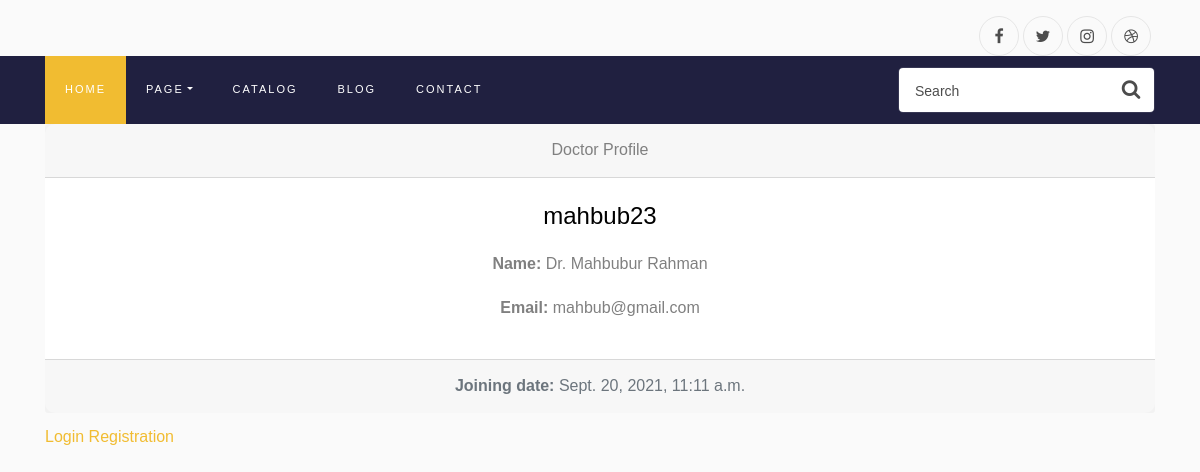
/profile/ (signed in), run on the app's committed database.
### userManagement/models.py (models this page shows, shortened)
class DoctorProfile(models.Model):
    image = models.ImageField(upload_to='doctor/', blank=True, null=True, default="doctor/default_icon.png",)
    user = models.ForeignKey(Doctor, default=None, on_delete=models.CASCADE)
    name = models.CharField(max_length=50,blank=True,null=True)
    email = models.EmailField(blank=True,null=True)
    status = models.BooleanField(blank=True,null=True,default=True)
    degree = models.CharField(max_length=500,blank=True,null=True)
    hospital_name = models.CharField(max_length=100,blank=True,null=True)
    speciality = models.CharField(max_length=100,blank=True,null=True)
    def create_user_profile(sender, instance, created, **kwargs):
        if created and instance.type == Types.Doctor:
            DoctorProfile.objects.create(user=instance)
    post_save.connect(create_user_profile, sender=Doctor)

class User(AbstractBaseUser,PermissionsMixin):
    username = models.CharField(max_length=50,unique=True)
    type = models.CharField(max_length=20,choices=Types.choices,default=Types.Patient)
    join_date = models.DateTimeField(default=timezone.now)
    is_staff = models.BooleanField(default=False)
    is_active = models.BooleanField(default=True)
    objects = CustomUserManager()
    USERNAME_FIELD = 'username'

### userManagement/views.py (the view)
# urls.py: path('profile/', userView.show_profile, name='profile'),
@login_required
def show_profile(request):
    if request.user.type == Types.Doctor:
        try:
            profile = DoctorProfile.objects.get(user=request.user)
        except DoctorProfile.DoesNotExist:
            profile = "Please complete your profile to view"
    else:
        try:
            profile = PatientProfile.objects.get(user=request.user)
        except PatientProfile.DoesNotExist:
            profile = "Please complete your profile to view"
    context = {
        'profile': profile
    }
    return render(request, 'userManagement/profile.html', context)

### templates/userManagement/profile.html
{% extends 'base.html' %}
{% load static %}
{% block content %}
    <div class="card text-center">
    {% if profile.user.type == 'PATIENT' %}
        <div class="card-header">
            Patient Profile
        </div>
        <div class="card-body">
            <h4 class="card-title">{{ profile.user.username }}</h4>
            <p class="card-text">
                {% if profile.status %}
                    <p><b>Status: </b>Verified</p>
                    <p><b>Name: </b>{{ profile.name }}</p>
                    <p><b>Email: </b>{{ profile.email }}</p>
                {% else %}
                    <p><b>Status: </b>Not Verified</p>
                    Please verify yourself.
                    <a href="#" class="btn btn-primary">Verify</a>
                {% endif %}
            </p>
        </div>
        <div class="card-footer text-muted">
            <b>Joining date: </b>{{ profile.user.join_date }}
        </div>
        </div>
    {% elif profile.user.type == 'DOCTOR' %}
        <div class="card-header">
            Doctor Profile
        </div>
        <div class="card-body">
            <h4 class="card-title">{{ profile.user.username }}</h4>
            <p class="card-text">
            <p><b>Name: </b>{{ profile.name }}</p>
            <p><b>Email: </b>{{ profile.email }}</p>
            </p>
        </div>
        <div class="card-footer text-muted">
            <b>Joining date: </b>{{ profile.user.join_date }}
        </div>
        </div>
    {% endif %}
{% endblock content %}

### templates/base.html (style rules this page uses)
.card { border: none; border-radius: 10px; transition: all 1s; cursor: pointer; margin-bottom: 10px; }

### data on the page
DoctorProfile: user.username "mahbub23", name "Dr. Mahbubur Rahman", email "mahbub@gmail.com", user.join_date "Sept. 20, 2021, 11:11 a.m."
